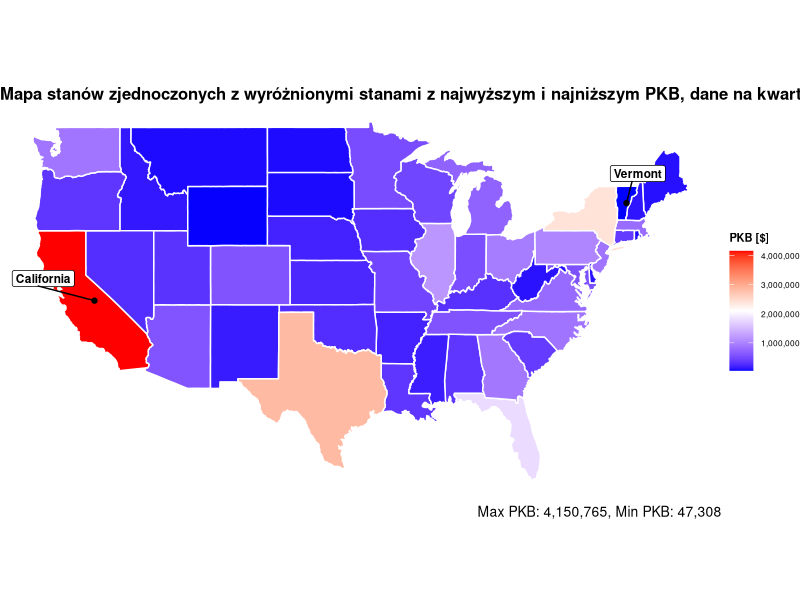

This chart was generated by the following R code:
library(ggplot2)
library(dplyr)
library(maps)


gdp_data <- read.csv("us_gdp.csv") %>%
  rename(state = GeoName, gdp = X2025.Q1) %>%
  select(state, gdp)

gdp_stats <- gdp_data %>%
  summarise(max_state = state[which.max(gdp)],
            min_state = state[which.min(gdp)],
            max_gdp = max(gdp),
            min_gdp = min(gdp))

map_data_final <- map_data("state") %>%
  mutate(state = tools::toTitleCase(region)) %>%
  left_join(gdp_data, by = "state") %>%
  mutate(category = case_when(
    state == gdp_stats$max_state ~ "Najwyższe",
    state == gdp_stats$min_state ~ "Najniższe",
    TRUE ~ "Pozostałe"
  ))

label_positions <- map_data_final %>%
  filter(state %in% c(gdp_stats$max_state, gdp_stats$min_state)) %>%
  group_by(state) %>%
  summarise(long = mean(range(long)), lat = mean(range(lat)), .groups = "drop") %>%
  mutate(long_label = long + c(-4.5, 1), lat_label = lat + c(1.5, 2))

mapa_zarobki <- ggplot(map_data_final, aes(x = long, y = lat, group = group)) +
  geom_polygon(aes(fill = gdp), color = "white", linewidth = 0.5) +
  geom_point(data = label_positions, aes(x = long, y = lat,group = NULL)) +
  geom_label(data = label_positions, aes(x = long_label, y = lat_label, label = state,,group = NULL),
             size = 3, fontface = "bold", fill = "white", color = "black") +
  geom_segment(data = label_positions,
               aes(x = long_label + (-.5), y = lat_label - 0.5, xend = long, yend = lat,group = NULL)) +
  scale_fill_gradientn(colors = c("blue", "white", "red"), name = "PKB [$]",
                       labels = scales::comma) +
  coord_fixed(1.3) +
  theme_void() +
  theme(
    legend.position = "right",
    legend.title = element_text(face = "bold", size = 8),
    legend.text = element_text(size = 6),
    plot.title = element_text(face = "bold", size = 12),
    plot.caption = element_text(size = 10)
  ) +
  labs(
    title = "Mapa stanów zjednoczonych z wyróżnionymi stanami z najwyższym i najniższym PKB, dane na kwartał",
    caption = paste0("Max PKB: ", scales::comma(gdp_stats$max_gdp),
                     ", Min PKB: ", scales::comma(gdp_stats$min_gdp))
  )

mapa_zarobki

